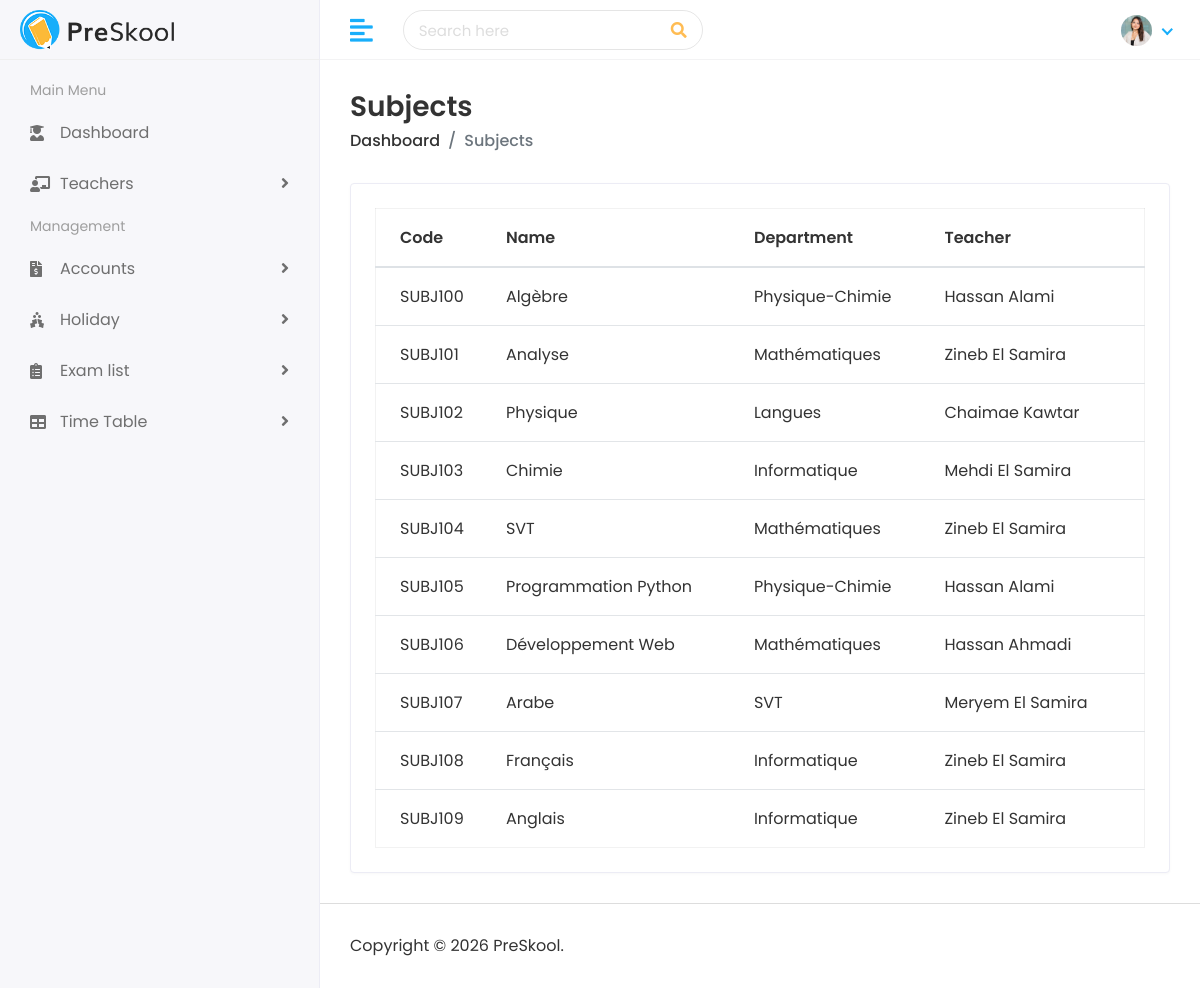
/subjects/ (signed in), run on an earlier commit of the app's database.
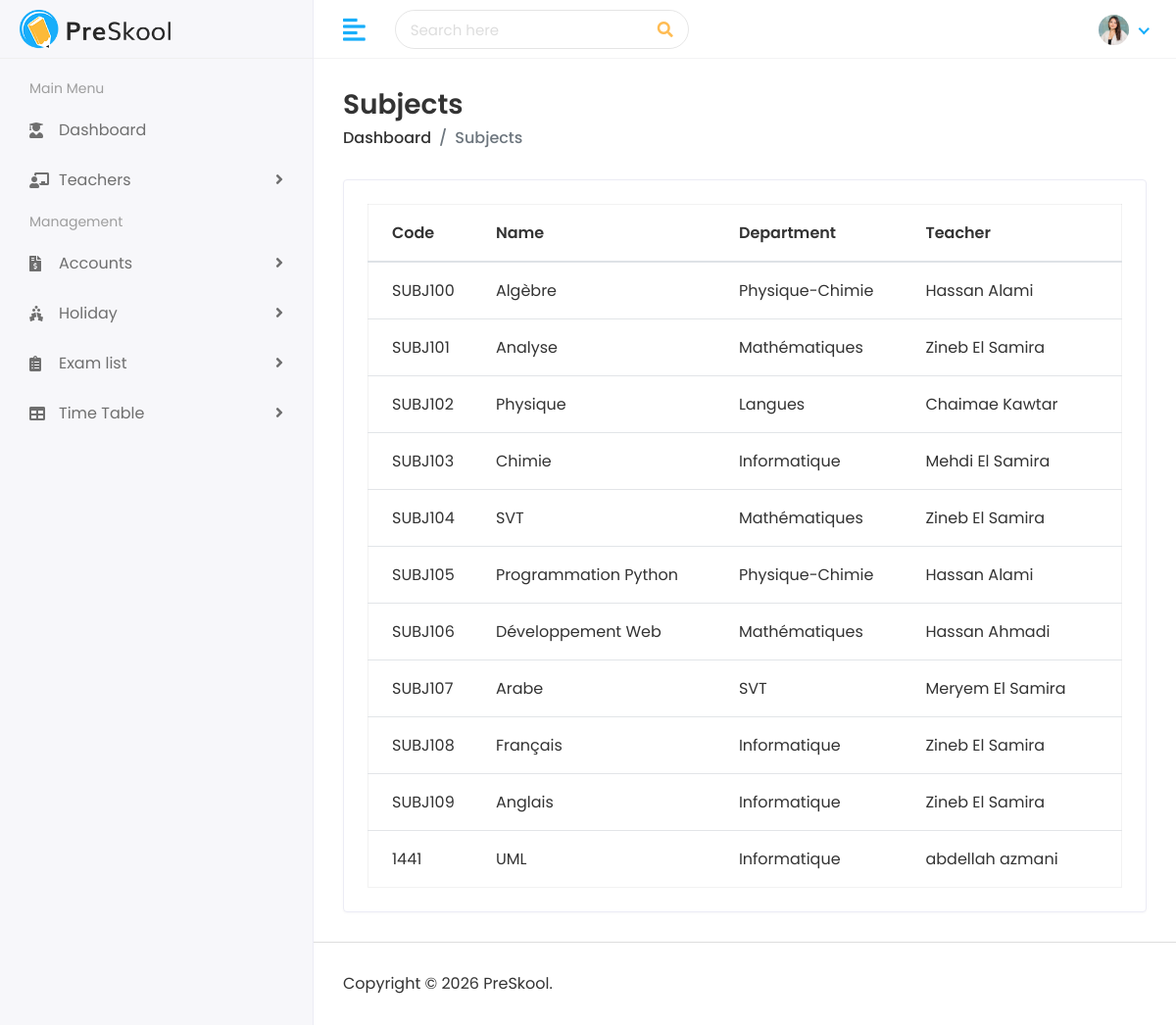
And on a later commit of the database.
### faculty/models.py (models this page shows, shortened)
class Subject(models.Model):
    name = models.CharField(max_length=200)
    code = models.CharField(max_length=50, unique=True)
    department = models.ForeignKey(
        Department, on_delete=models.SET_NULL,
        null=True, blank=True, related_name='subjects'
    )
    teacher = models.ForeignKey(
        Teacher, on_delete=models.SET_NULL,
        null=True, blank=True, related_name='subjects'
    )

class Department(models.Model):
    name = models.CharField(max_length=200, unique=True)
    description = models.TextField(blank=True)
    head_teacher = models.ForeignKey(
        'Teacher', on_delete=models.SET_NULL,
        null=True, blank=True, related_name='headed_department'
    )

class Teacher(models.Model):
    teacher_id = models.CharField(max_length=50, unique=True)
    first_name = models.CharField(max_length=100)
    last_name = models.CharField(max_length=100)
    gender = models.CharField(max_length=20, choices=[('Male', 'Male'), ('Female', 'Female'), ('Others', 'Others')])
    date_of_birth = models.DateField()
    mobile_number = models.CharField(max_length=20)
    joining_date = models.DateField()
    qualification = models.CharField(max_length=150)
    experience = models.CharField(max_length=100)
    username = models.CharField(max_length=100, unique=True)
    email = models.EmailField(max_length=150, unique=True)
    password = models.CharField(max_length=100)
    address = models.TextField()
    city = models.CharField(max_length=100)
    state = models.CharField(max_length=100)
    zip_code = models.CharField(max_length=20)
    country = models.CharField(max_length=100)
    image = models.ImageField(upload_to='teachers/', blank=True, null=True)
    department = models.ForeignKey(
        Department, on_delete=models.SET_NULL,
        null=True, blank=True, related_name='teachers'
    )

### faculty/views.py (the view)
# urls.py: path('subjects/', views.subject_list, name='subject_list'),
@login_required
def subject_list(request):
    if request.user.is_student:
        messages.error(request, "Accès non autorisé.")
        return redirect('dashboard')
    subjects = Subject.objects.all()
    return render(request, 'subjects/subjects.html', {'subjects': subjects})

### templates/subjects/subjects.html (shortened to what this page needs)
{% extends 'Home/base.html' %}
{% load static %}
{% block body %}
<div class="page-wrapper">
    <div class="content container-fluid">
        <div class="page-header">
            <div class="row align-items-center">
                <div class="col">
                    <h3 class="page-title">Subjects</h3>
                    <ul class="breadcrumb">
                        <li class="breadcrumb-item"><a href="/dashboard">Dashboard</a></li>
                        <li class="breadcrumb-item active">Subjects</li>
                    </ul>
                </div>
            </div>
        </div>
        <div class="row">
            <div class="col-sm-12">
                <div class="card card-table">
                    <div class="card-body">
                        <div class="table-responsive">
                            <table class="table table-hover table-center mb-0 datatable">
                                <thead>
                                    <tr>
                                        <th>Code</th>
                                        <th>Name</th>
                                        <th>Department</th>
                                        <th>Teacher</th>
                                    </tr>
                                </thead>
                                <tbody>
                                    {% for subject in subjects %}
                                    <tr>
                                        <td>{{ subject.code }}</td>
                                        <td>
                                            <h2>
                                                <a href="{% url 'view_subject' subject.pk %}">{{ subject.name }}</a>
                                            </h2>
                                        </td>
                                        <td>{% if subject.department %}{{ subject.department.name }}{% else %}-{% endif %}</td>
                                        <td>{% if subject.teacher %}{{ subject.teacher.first_name }} {{ subject.teacher.last_name }}{% else %}-{% endif %}</td>
                                    </tr>
                                    {% endfor %}
                                </tbody>
                            </table>
                        </div>
                    </div>
                </div>
            </div>
        </div>
    </div>
    <footer>
        <p>Copyright © 2026 PreSkool.</p>
    </footer>
</div>
{% endblock %}

What changed in the data, as far as the page shows it:
added Subject: code "1441", name "UML", department.name "Informatique", teacher.first_name "abdellah", teacher.last_name "azmani"
